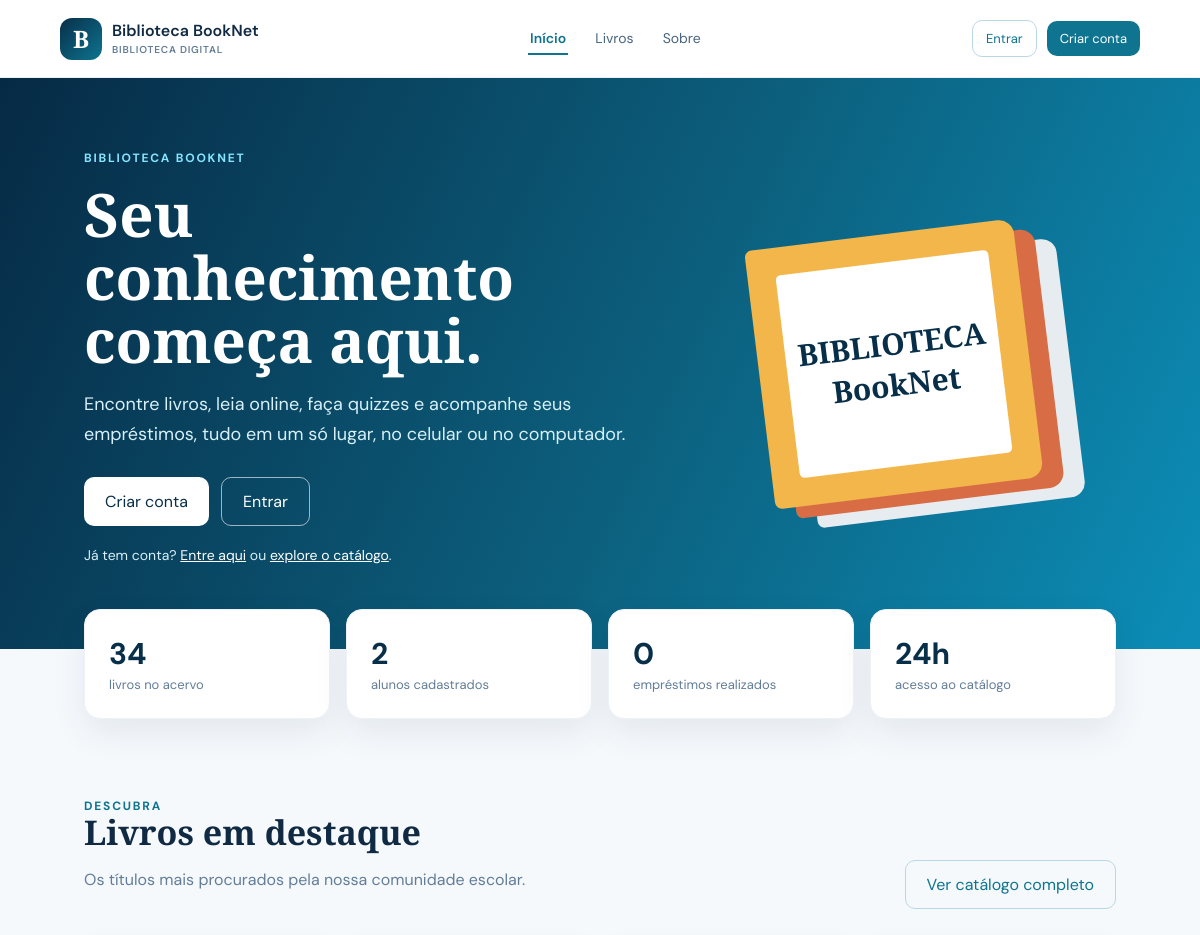
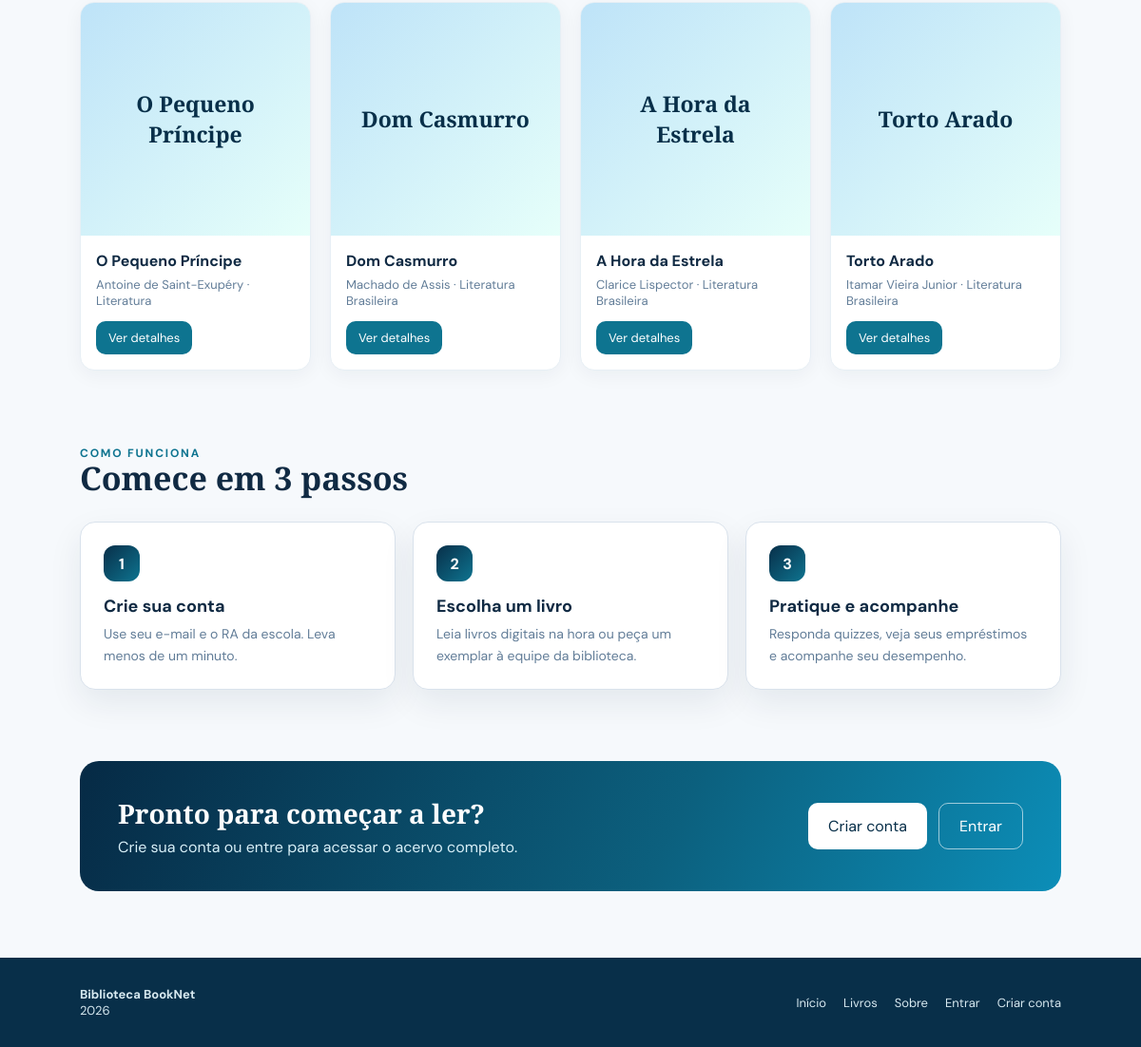
The page / on the database its author committed (2 pictures, top to bottom).
### tables this page shows
CREATE TABLE IF NOT EXISTS livros(id INT UNSIGNED AUTO_INCREMENT PRIMARY KEY,codigo_barras VARCHAR(80) UNIQUE,isbn VARCHAR(30),titulo VARCHAR(255) NOT NULL,autor VARCHAR(180) NOT NULL,categoria VARCHAR(100),editora VARCHAR(150),ano_publicacao SMALLINT UNSIGNED,quantidade INT UNSIGNED NOT NULL DEFAULT 0,quantidade_disponivel INT UNSIGNED NOT NULL DEFAULT 0,descricao TEXT,biografia_autor TEXT,capa VARCHAR(255),arquivo_pdf VARCHAR(255),created_at TIMESTAMP DEFAULT CURRENT_TIMESTAMP,updated_at TIMESTAMP DEFAULT CURRENT_TIMESTAMP ON UPDATE CURRENT_TIMESTAMP,INDEX(titulo),INDEX(autor),INDEX(categoria));

### config/auth.php (called while the page is built, shortened)
<?php
require_once __DIR__ . '/functions.php';
function user(): ?array { return $_SESSION['user'] ?? null; }

### config/functions.php (called while the page is built, shortened)
<?php
require_once __DIR__ . '/database.php';
function e(?string $value): string { return htmlspecialchars((string)$value, ENT_QUOTES, 'UTF-8'); }
function base_url(string $path = ''): string {
    $script = str_replace('\\', '/', $_SERVER['SCRIPT_NAME'] ?? '/index.php');
    if (preg_match('~/(?:admin|aluno|api)/[^/]+$~', $script)) {
        $folder = preg_replace('~/(?:admin|aluno|api)/[^/]+$~', '', $script);
    } else {
        $folder = rtrim(str_replace('\\', '/', dirname($script)), '/');
    }
    return $folder . ($path !== '' ? '/' . ltrim($path, '/') : '');
}

### config/database.php (called while the page is built, shortened)
<?php
function db(): PDO {
    static $pdo = null;
    if ($pdo === null) {
        $pdo = new PDO('mysql:host=' . DB_HOST . ';dbname=' . DB_NAME . ';charset=utf8mb4', DB_USER, DB_PASS, [
            PDO::ATTR_ERRMODE => PDO::ERRMODE_EXCEPTION,
            PDO::ATTR_DEFAULT_FETCH_MODE => PDO::FETCH_ASSOC,
            PDO::ATTR_EMULATE_PREPARES => false,
        ]);
    }
    return $pdo;
}

### index.php (the view, shortened to what this page needs)
<?php
require_once __DIR__ . '/config/auth.php';
$counts = ['livros' => 0, 'alunos' => 0, 'emprestimos' => 0];
$popular = [];
try {
    $counts['livros'] = db()->query('SELECT COALESCE(SUM(quantidade),0) FROM livros')->fetchColumn();
    $counts['alunos'] = db()->query("SELECT COUNT(*) FROM usuarios WHERE tipo='aluno'")->fetchColumn();
    $counts['emprestimos'] = db()->query('SELECT COUNT(*) FROM emprestimos')->fetchColumn();
    $popular = db()->query('SELECT l.*, COUNT(e.id) total FROM livros l LEFT JOIN emprestimos e ON e.livro_id=l.id GROUP BY l.id ORDER BY total DESC, l.created_at DESC LIMIT 4')->fetchAll();
} catch (Throwable $e) {
}
$minhaArea = base_url(is_admin() ? 'admin/dashboard.php' : 'aluno/dashboard.php');
require __DIR__ . '/includes/header.php';
require __DIR__ . '/includes/public-nav.php';
?>
<section class="hero">
    <div>
        <span class="eyebrow">Biblioteca BookNet</span>
        <h1>Seu conhecimento começa aqui.</h1>
        <p>Encontre livros, leia online, faça quizzes e acompanhe seus empréstimos, tudo em um só lugar, no celular ou no computador.</p>
        <div class="hero-actions">
            <?php if ($logado): ?>
                <a class="btn btn-light" href="<?= $minhaArea ?>">Ir para minha área</a>
                <a class="btn btn-ghost" href="<?= base_url('aluno/livros.php') ?>">Explorar livros</a>
            <?php else: ?>
                <a class="btn btn-light" href="<?= base_url('cadastro.php') ?>">Criar conta</a>
                <a class="btn btn-ghost" href="<?= base_url('login.php') ?>">Entrar</a>
            <?php endif; ?>
        </div>
        <?php if (!$logado): ?>
            <p class="hero-note">Já tem conta? <a href="<?= base_url('login.php') ?>">Entre aqui</a> ou <a href="<?= base_url('aluno/livros.php') ?>">explore o catálogo</a>.</p>
        <?php endif; ?>
    </div>
    <div class="hero-art"><div class="book-stack"></div></div>
</section>
<div class="stats">
    <div class="stat"><b><?= number_format((int)$counts['livros'], 0, ',', '.') ?></b><span>livros no acervo</span></div>
    <div class="stat"><b><?= number_format((int)$counts['alunos'], 0, ',', '.') ?></b><span>alunos cadastrados</span></div>
    <div class="stat"><b><?= number_format((int)$counts['emprestimos'], 0, ',', '.') ?></b><span>empréstimos realizados</span></div>
    <div class="stat"><b>24h</b><span>acesso ao catálogo</span></div>
</div>
<section class="section">
    <div class="section-heading">
        <div>
            <span class="eyebrow" style="color:var(--blue)">Descubra</span>
            <h2 class="section-title">Livros em destaque</h2>
            <p class="subtext">Os títulos mais procurados pela nossa comunidade escolar.</p>
        </div>
        <a class="btn btn-outline" href="<?= base_url('aluno/livros.php') ?>">Ver catálogo completo</a>
    </div>
    <div class="book-grid">
        <?php foreach ($popular as $l): ?>
            <article class="book-card">
                <?php if ($l['capa']): ?>
                    <img class="cover" loading="lazy" src="<?= base_url('assets/uploads/capas/' . $l['capa']) ?>" alt="Capa de <?= e($l['titulo']) ?>">
                <?php else: ?>
                    <div class="cover cover-placeholder"><?= e($l['titulo']) ?></div>
                <?php endif; ?>
                <div class="book-info">
                    <h3><?= e($l['titulo']) ?></h3>
                    <p><?= e($l['autor']) ?><?= $l['categoria'] ? ' · ' . e($l['categoria']) : '' ?></p>
                    <a class="btn btn-small" href="<?= base_url('aluno/livro.php?id=' . (int)$l['id']) ?>">Ver detalhes</a>
                </div>
            </article>
        <?php endforeach; ?>
    </div>
</section>
<section class="section" style="padding-top:0">
    <div class="section-heading">
        <div>
            <span class="eyebrow" style="color:var(--blue)">Como funciona</span>
            <h2 class="section-title">Comece em 3 passos</h2>
        </div>
    </div>
    <div class="steps">
        <div class="step"><span class="step-num">1</span><h3>Crie sua conta</h3><p>Use seu e-mail e o RA da escola. Leva menos de um minuto.</p></div>
        <div class="step"><span class="step-num">2</span><h3>Escolha um livro</h3><p>Leia livros digitais na hora ou peça um exemplar à equipe da biblioteca.</p></div>
        <div class="step"><span class="step-num">3</span><h3>Pratique e acompanhe</h3><p>Responda quizzes, veja seus empréstimos e acompanhe seu desempenho.</p></div>
    </div>
</section>
<?php if (!$logado): ?>
<section class="cta-band">
    <div>
        <h2>Pronto para começar a ler?</h2>
        <p>Crie sua conta ou entre para acessar o acervo completo.</p>
    </div>
    <div class="hero-actions" style="margin:0">
        <a class="btn btn-light" href="<?= base_url('cadastro.php') ?>">Criar conta</a>
        <a class="btn btn-ghost" href="<?= base_url('login.php') ?>">Entrar</a>
    </div>
</section>
<?php endif; ?>
<?php require __DIR__ . '/includes/footer.php'; ?>

### assets/css/style.css (style rules this page uses)
:root { --navy:#082f49;--blue:#0e7490;--sky:#38bdf8;--ink:#102a43;--muted:#627d98;--paper:#f6f9fc;--line:#d9e2ec;--white:#fff;--danger:#c2410c;--success:#047857;--shadow:0 14px 35px #102a4314 }
* { box-sizing:border-box }
body { margin:0;background:var(--paper);color:var(--ink);font:16px 'DM Sans',sans-serif }
a { color:inherit;text-decoration:none }
.btn { display:inline-flex;align-items:center;justify-content:center;border:0;border-radius:10px;background:var(--blue);color:white;font:600 15px inherit;padding:13px 21px;cursor:pointer;transition:.2s }
.btn-light { background:#fff;color:var(--navy) }
.btn-outline { background:transparent;color:var(--blue);border:1px solid #b9d7e5 }
.btn-small { padding:9px 13px;font-size:13px }
.hero { background:linear-gradient(115deg,#062a45 0%,#0c607e 55%,#0c8eb8 100%);color:#fff;min-height:500px;display:grid;grid-template-columns:1.1fr .9fr;gap:45px;align-items:center;padding:68px max(7vw,25px);overflow:hidden }
.eyebrow { text-transform:uppercase;letter-spacing:.15em;font-size:12px;font-weight:bold;color:#86e5ff }
.hero h1,.section-title { font-family:'Playfair Display';font-size:clamp(38px,5vw,66px);line-height:1.05;margin:16px 0 }
.hero p { font-size:18px;line-height:1.65;max-width:570px;color:#d8f0f8 }
.hero-actions { display:flex;gap:12px;margin-top:28px }
.hero-art { position:relative;height:290px }
.book-stack { position:absolute;inset:0;margin:auto;width:270px;height:260px;transform:rotate(-7deg);background:#f3b64a;border-radius:7px 15px 15px 7px;box-shadow:20px 12px #d86d45,40px 24px #e7ecf0 }
.book-stack:after { content:'BIBLIOTECA\A BookNet';white-space:pre;text-align:center;display:grid;place-items:center;position:absolute;inset:28px;background:#fff;color:var(--navy);font:700 30px 'Playfair Display';border-radius:5px }
.section { padding:75px max(7vw,25px) }
.section-heading { display:flex;justify-content:space-between;align-items:end;margin-bottom:28px }
.section-title { font-size:34px;margin:0 }
.subtext { color:var(--muted);line-height:1.6 }
.stats { display:grid;grid-template-columns:repeat(4,1fr);gap:16px;margin-top:-40px;padding:0 max(7vw,25px);position:relative }
.stat,.card { background:#fff;border:1px solid #edf2f7;border-radius:16px;box-shadow:var(--shadow) }
.stat { padding:24px }
.stat b { font-size:30px;color:var(--navy);display:block }
.stat span { font-size:13px;color:var(--muted) }
.book-grid { display:grid;grid-template-columns:repeat(auto-fit,minmax(205px,1fr));gap:20px }
.book-card { background:white;border:1px solid #e7eff5;border-radius:15px;overflow:hidden;box-shadow:0 5px 20px #102a430d;transition:.2s }
.cover { height:245px;width:100%;object-fit:cover;background:linear-gradient(135deg,#bee3f8,#e6fffa) }
.cover-placeholder { display:grid;place-items:center;color:var(--navy);font:700 23px 'Playfair Display';text-align:center;padding:20px }
.book-info { padding:16px }
.book-info h3 { font-size:16px;margin:0 0 6px }
.book-info p { font-size:13px;color:var(--muted);margin:0 0 13px }
.book-card { position:relative }
html { -webkit-text-size-adjust:100% }
.btn,.menu-toggle,.password-toggle,.sidebar nav a { touch-action:manipulation }
.btn-ghost { background:transparent;color:#fff;border:1px solid #ffffff99 }
.hero-actions { flex-wrap:wrap }
.hero-note { font-size:14px!important;margin-top:18px }
.hero-note a { color:#fff;text-decoration:underline }
.steps { display:grid;grid-template-columns:repeat(3,1fr);gap:18px }
.step { background:var(--white);border:1px solid var(--line);border-radius:16px;padding:24px;box-shadow:var(--shadow) }
.step h3 { margin:14px 0 6px;font-size:18px }
.step p { margin:0;color:var(--muted);line-height:1.6;font-size:14px }
.step-num { width:38px;height:38px;border-radius:12px;display:grid;place-items:center;background:linear-gradient(135deg,var(--navy),var(--blue));color:#fff;font-weight:700 }
.cta-band { margin:0 max(7vw,25px) 70px;padding:36px 40px;border-radius:20px;background:linear-gradient(115deg,#062a45 0%,#0c607e 60%,#0c8eb8 100%);color:#fff;display:flex;justify-content:space-between;align-items:center;gap:20px;flex-wrap:wrap }
.cta-band h2 { font:700 28px 'Playfair Display';margin:0 0 6px }
.cta-band p { margin:0;color:#d8f0f8 }
html { scroll-behavior:smooth }
body { min-width:320px;overflow-x:hidden }
button,a,.btn { -webkit-tap-highlight-color:transparent }
.panel,.card,.metric,.book-card,.auth-card { min-width:0 }

### rows shown on the page
livros: titulo "O Pequeno Príncipe", autor "Antoine de Saint-Exupéry", categoria "Literatura"
livros: titulo "Dom Casmurro", autor "Machado de Assis", categoria "Literatura Brasileira"
livros: titulo "A Hora da Estrela", autor "Clarice Lispector", categoria "Literatura Brasileira"
livros: titulo "Torto Arado", autor "Itamar Vieira Junior", categoria "Literatura Brasileira"

### other values the page prints
$counts['livros'] "34"
$counts['alunos'] "2"
$counts['emprestimos'] "0"
